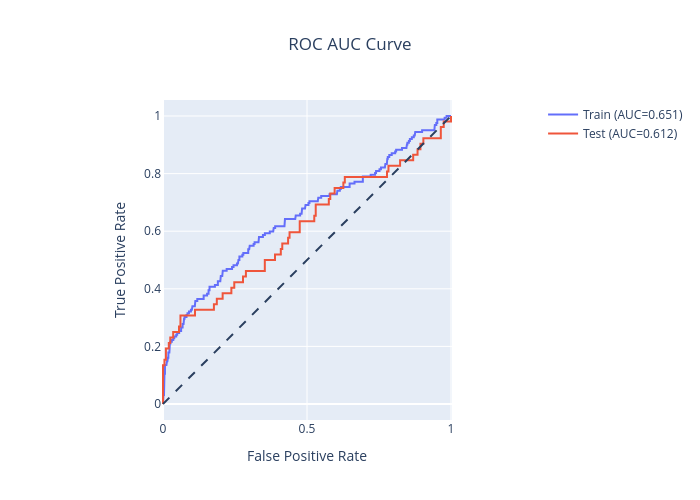

Notebook source saved alongside this figure:
### Code cell
def plotly_roc_auc(dataset_dict):

    fig = go.Figure()
    fig.add_shape(
        type='line', line=dict(dash='dash'),
        x0=0, x1=1, y0=0, y1=1
    )
    for set_name in dataset_dict:
        y_ = dataset_dict[set_name]['y']
        y_prob = dataset_dict[set_name]['y_prob'][:, 1]

        fpr, tpr, thresholds = roc_curve(y_, y_prob)
        auc_score = auc(fpr, tpr)
        fig.add_trace(go.Scatter(x=fpr, y=tpr, name=f"{set_name} (AUC={auc_score:.3f})", mode='lines'))

    fig.update_layout(
        title=f"ROC AUC Curve",
        title_x=0.5,
        xaxis=dict(
            title=dict(text='False Positive Rate'),
            constrain='domain'
        ),
        yaxis=dict(
            title=dict(text='True Positive Rate'),
            scaleanchor='x',
            scaleratio=1
        ),
        width=700, height=500
    )
    fig.update_yaxes(scaleanchor="x", scaleratio=1)
    fig.update_xaxes(constrain='domain')
    return fig


dataset_dict = {
    "Train":
    {
        "x": X_train_df,
        "y": y_train_df,
        "y_pred": model.predict(X_train_df),
        "y_prob": model.predict_proba(X_train_df),
    },
    "Test":
    {
        "x": X_test_df,
        "y": y_test_df,
        "y_pred": model.predict(X_test_df),
        "y_prob": model.predict_proba(X_test_df),
    },
}

plotly_roc_auc(dataset_dict)

### Figure 1 — Plotly figure (JSON) as saved in the notebook; plotly's stock layout.template omitted (floating-point values rounded to 4 significant figures; data arrays with more than 128 entries replaced by an {"elided": "..."} marker saying what was removed)
{"data": [{"mode": "lines", "name": "Train (AUC=0.651)", "type": "scatter", "x": {"elided": "238 float values"}, "y": {"elided": "238 float values"}}, {"mode": "lines", "name": "Test (AUC=0.612)", "type": "scatter", "x": [0.0, 0.0, 0.0, 0.005051, 0.005051, 0.0101, 0.0101, 0.0202, 0.0202, 0.02525, 0.02525, 0.03535, 0.03535, 0.05556, 0.05556, 0.06061, 0.06061, 0.1111, 0.1111, 0.1768, 0.1768, 0.1869, 0.1869, 0.2071, 0.2071, 0.2374, 0.2374, 0.2475, 0.2475, 0.2778, 0.2778, 0.2879, 0.2879, 0.3535, 0.3535, 0.3889, 0.3889, 0.4091, 0.4091, 0.4141, 0.4141, 0.4343, 0.4343, 0.4394, 0.4394, 0.4747, 0.4747, 0.5253, 0.5253, 0.5303, 0.5303, 0.5758, 0.5758, 0.5808, 0.5808, 0.596, 0.596, 0.6263, 0.6263, 0.6313, 0.6313, 0.7778, 0.7778, 0.7828, 0.7828, 0.8232, 0.8232, 0.8687, 0.8687, 0.8838, 0.8838, 0.8939, 0.8939, 0.904, 0.904, 0.9646, 0.9646, 0.9747, 0.9747, 1.0, 1.0], "y": [0.0, 0.01923, 0.1346, 0.1346, 0.1538, 0.1538, 0.1923, 0.1923, 0.2115, 0.2115, 0.2308, 0.2308, 0.25, 0.25, 0.2692, 0.2692, 0.3077, 0.3077, 0.3269, 0.3269, 0.3462, 0.3462, 0.3654, 0.3654, 0.3846, 0.3846, 0.4038, 0.4038, 0.4231, 0.4231, 0.4423, 0.4423, 0.4615, 0.4615, 0.5, 0.5, 0.5192, 0.5192, 0.5385, 0.5385, 0.5577, 0.5577, 0.5769, 0.5769, 0.5962, 0.5962, 0.6346, 0.6346, 0.6538, 0.6538, 0.6923, 0.6923, 0.7115, 0.7115, 0.7308, 0.7308, 0.75, 0.75, 0.7692, 0.7692, 0.7885, 0.7885, 0.8077, 0.8077, 0.8269, 0.8269, 0.8462, 0.8462, 0.8654, 0.8654, 0.8846, 0.8846, 0.9038, 0.9038, 0.9231, 0.9231, 0.9615, 0.9615, 0.9808, 0.9808, 1.0]}], "layout": {"height": 500, "shapes": [{"line": {"dash": "dash"}, "type": "line", "x0": 0, "x1": 1, "y0": 0, "y1": 1}], "title": {"text": "ROC AUC Curve", "x": 0.5}, "width": 700, "xaxis": {"constrain": "domain", "title": {"text": "False Positive Rate"}}, "yaxis": {"scaleanchor": "x", "scaleratio": 1, "title": {"text": "True Positive Rate"}}}}
